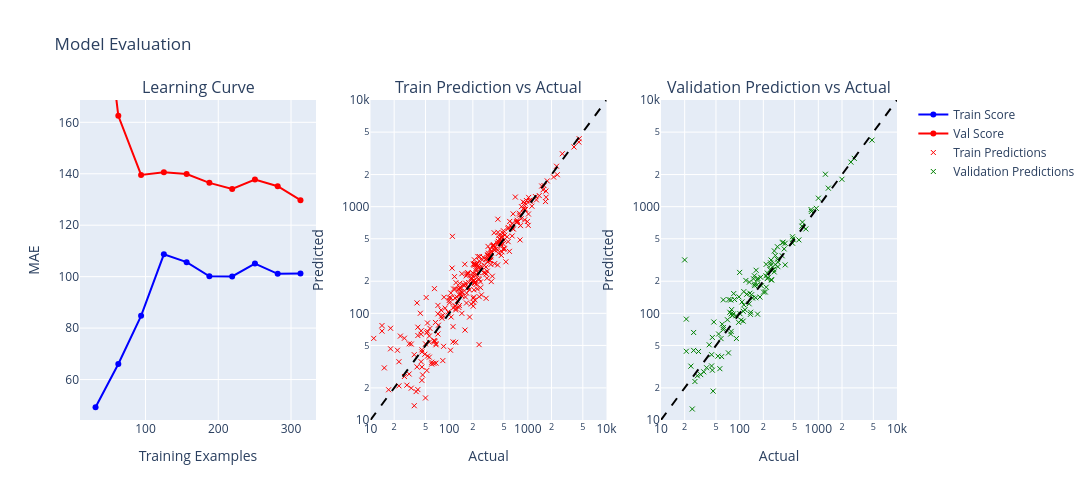

The code cell stored with this chart in its notebook:
### Code cell
plotting_pred_vs_actual_LC(pipeline3, X_train_ride_3, y_train_ride_3, X_val_ride_3, y_val_ride_3, X_train_ride_T1, X_val_ride_T1)
